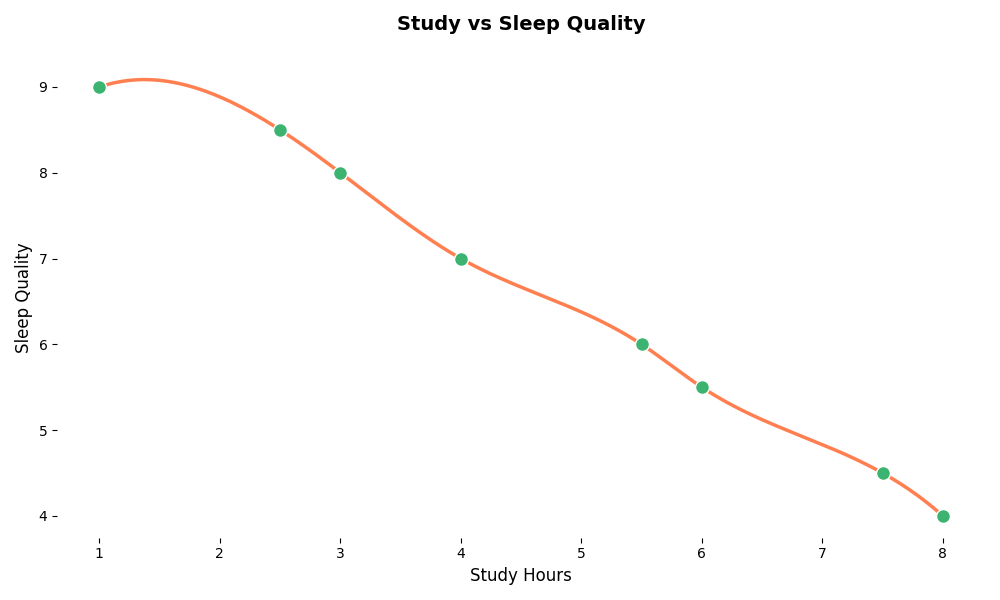

Source code (Python):
import numpy as np
import matplotlib.pyplot as plt
from scipy.interpolate import make_interp_spline

# Remove the last two data points
study_hours = np.array([1.0, 2.5, 3.0, 4.0, 5.5, 6.0, 7.5, 8.0])
sleep_quality = np.array([9.0, 8.5, 8.0, 7.0, 6.0, 5.5, 4.5, 4.0])

x_smooth = np.linspace(study_hours.min(), study_hours.max(), 300)
spline = make_interp_spline(study_hours, sleep_quality, k=3)
y_smooth = spline(x_smooth)

plt.figure(figsize=(10, 6))
plt.scatter(study_hours, sleep_quality, color='mediumseagreen', s=100, edgecolor='white', zorder=5)
plt.plot(x_smooth, y_smooth, color='coral', lw=2.5, zorder=4)

plt.title('Study vs Sleep Quality', fontsize=14, weight='bold', pad=20)
plt.xlabel('Study Hours', fontsize=12)
plt.ylabel('Sleep Quality', fontsize=12)

# Hide the axes spines
for spine in plt.gca().spines.values():
    spine.set_visible(False)

plt.tight_layout()
plt.show()
